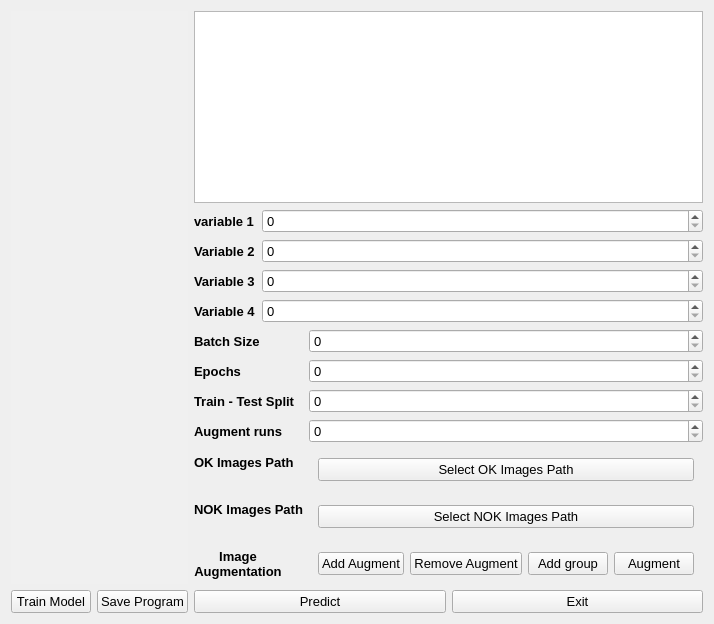
      <widget class="QWidget" name="ScreenDLProgramEditor">
       <layout class="QVBoxLayout" name="verticalLayout_12">
        <item>
         <layout class="QGridLayout" name="gridLayoutScreenDLProgramEditor">
          <item row="3" column="2">
           <widget class="QPushButton" name="pushButtonDLProgramPredict">
            <property name="font">
             <font>
              <pointsize>10</pointsize>
             </font>
            </property>
            <property name="text">
             <string>Predict</string>
            </property>
           </widget>
          </item>
          <item row="2" column="2" colspan="2">
           <layout class="QFormLayout" name="formLayoutScreenDLProgramEditor">
            <item row="0" column="0">
             <widget class="QLabel" name="labelDLProgramBatchSize">
              <property name="font">
               <font>
                <pointsize>10</pointsize>
                <weight>75</weight>
                <bold>true</bold>
               </font>
              </property>
              <property name="text">
               <string>Batch Size</string>
              </property>
             </widget>
            </item>
            <item row="0" column="1">
             <widget class="QSpinBox" name="spinBoxDLProgramBatchSize">
              <property name="font">
               <font>
                <pointsize>10</pointsize>
               </font>
              </property>
             </widget>
            </item>
            <item row="1" column="0">
             <widget class="QLabel" name="labelDLProgramEpochs">
              <property name="font">
               <font>
                <pointsize>10</pointsize>
                <weight>75</weight>
                <bold>true</bold>
               </font>
              </property>
              <property name="text">
               <string>Epochs</string>
              </property>
             </widget>
            </item>
            <item row="1" column="1">
             <widget class="QSpinBox" name="spinBoxDLProgramEpochs">
              <property name="font">
               <font>
                <pointsize>10</pointsize>
               </font>
              </property>
             </widget>
            </item>
            <item row="2" column="0">
             <widget class="QLabel" name="labelDLProgramTrainTestSplit">
              <property name="font">
               <font>
                <pointsize>10</pointsize>
                <weight>75</weight>
                <bold>true</bold>
               </font>
              </property>
              <property name="text">
               <string>Train - Test Split</string>
              </property>
             </widget>
            </item>
            <item row="2" column="1">
             <widget class="QSpinBox" name="spinBoxDLProgramTrainTestSplit">
              <property name="font">
               <font>
                <pointsize>10</pointsize>
               </font>
              </property>
             </widget>
            </item>
            <item row="4" column="0">
             <widget class="QLabel" name="labelDLProgramTrainPath">
              <property name="font">
               <font>
                <pointsize>10</pointsize>
                <weight>75</weight>
                <bold>true</bold>
               </font>
              </property>
              <property name="text">
               <string>OK Images Path</string>
              </property>
             </widget>
            </item>
            <item row="4" column="1">
             <widget class="QWidget" name="widgetDLProgramTrainPath" native="true">
              <layout class="QVBoxLayout" name="verticalLayout_13">
               <item>
                <widget class="QPushButton" name="pushButtonDLProgramOKPath">
                 <property name="font">
                  <font>
                   <pointsize>10</pointsize>
                  </font>
                 </property>
                 <property name="text">
                  <string>Select OK Images Path</string>
                 </property>
                </widget>
               </item>
              </layout>
             </widget>
            </item>
            <item row="5" column="0">
             <widget class="QLabel" name="labelDLProgramTestPath">
              <property name="font">
               <font>
                <pointsize>10</pointsize>
                <weight>75</weight>
                <bold>true</bold>
               </font>
              </property>
              <property name="text">
               <string>NOK Images Path</string>
              </property>
             </widget>
            </item>
            <item row="5" column="1">
             <widget class="QWidget" name="widgetDLProgramTestPath" native="true">
              <layout class="QVBoxLayout" name="verticalLayout_14">
               <item>
                <widget class="QPushButton" name="pushButtonDLProgramNOKPath">
                 <property name="font">
                  <font>
                   <pointsize>10</pointsize>
                  </font>
                 </property>
                 <property name="text">
                  <string>Select NOK Images Path</string>
                 </property>
                </widget>
               </item>
              </layout>
             </widget>
            </item>
            <item row="6" column="0">
             <widget class="QLabel" name="labelDLProgramAugment">
              <property name="font">
               <font>
                <pointsize>10</pointsize>
                <weight>75</weight>
                <bold>true</bold>
               </font>
              </property>
              <property name="text">
               <string>Image
Augmentation</string>
              </property>
              <property name="alignment">
               <set>Qt::AlignCenter</set>
              </property>
             </widget>
            </item>
            <item row="6" column="1">
             <widget class="QWidget" name="widgetDLProgramAugment" native="true">
              <layout class="QHBoxLayout" name="horizontalLayout_2">
               <item>
                <widget class="QPushButton" name="pushButtonDLProgramAddAugment">
                 <property name="font">
                  <font>
                   <pointsize>10</pointsize>
                  </font>
                 </property>
                 <property name="text">
                  <string>Add Augment</string>
                 </property>
                </widget>
               </item>
               <item>
                <widget class="QPushButton" name="pushButtonDLProgramRemoveAugment">
                 <property name="font">
                  <font>
                   <pointsize>10</pointsize>
                  </font>
                 </property>
                 <property name="text">
                  <string>Remove Augment</string>
                 </property>
                </widget>
               </item>
               <item>
                <widget class="QPushButton" name="pushButtonDLProgramAddAugmentGroup">
                 <property name="font">
                  <font>
                   <pointsize>10</pointsize>
                  </font>
                 </property>
                 <property name="text">
                  <string>Add group</string>
                 </property>
                </widget>
               </item>
               <item>
                <widget class="QPushButton" name="pushButtonDLProgramAugment">
                 <property name="font">
                  <font>
                   <pointsize>10</pointsize>
                  </font>
                 </property>
                 <property name="text">
                  <string>Augment</string>
                 </property>
                </widget>
               </item>
              </layout>
             </widget>
            </item>
            <item row="3" column="0">
             <widget class="QLabel" name="labelDLProgramAugmentRuns">
              <property name="font">
               <font>
                <pointsize>10</pointsize>
                <weight>75</weight>
                <bold>true</bold>
               </font>
              </property>
              <property name="text">
               <string>Augment runs</string>
              </property>
             </widget>
            </item>
            <item row="3" column="1">
             <widget class="QSpinBox" name="spinBoxDLProgramAugmentRuns">
              <property name="font">
               <font>
                <pointsize>10</pointsize>
               </font>
              </property>
             </widget>
            </item>
           </layout>
          </item>
          <item row="0" column="0" rowspan="3" colspan="2">
           <widget class="QLabel" name="labelImageScreenDLProgramEditor">
            <property name="palette">
             <palette>
              <active>
               <colorrole role="Base">
                <brush brushstyle="SolidPattern">
                 <color alpha="255">
                  <red>240</red>
                  <green>240</green>
                  <blue>240</blue>
                 </color>
                </brush>
               </colorrole>
               <colorrole role="Window">
                <brush brushstyle="SolidPattern">
                 <color alpha="255">
                  <red>240</red>
                  <green>240</green>
                  <blue>240</blue>
                 </color>
                </brush>
               </colorrole>
              </active>
              <inactive>
               <colorrole role="Base">
                <brush brushstyle="SolidPattern">
                 <color alpha="255">
                  <red>240</red>
                  <green>240</green>
                  <blue>240</blue>
                 </color>
                </brush>
               </colorrole>
               <colorrole role="Window">
                <brush brushstyle="SolidPattern">
                 <color alpha="255">
                  <red>240</red>
                  <green>240</green>
                  <blue>240</blue>
                 </color>
                </brush>
               </colorrole>
              </inactive>
              <disabled>
               <colorrole role="Base">
                <brush brushstyle="SolidPattern">
                 <color alpha="255">
                  <red>240</red>
                  <green>240</green>
                  <blue>240</blue>
                 </color>
                </brush>
               </colorrole>
               <colorrole role="Window">
                <brush brushstyle="SolidPattern">
                 <color alpha="255">
                  <red>240</red>
                  <green>240</green>
                  <blue>240</blue>
                 </color>
                </brush>
               </colorrole>
              </disabled>
             </palette>
            </property>
            <property name="autoFillBackground">
             <bool>true</bool>
            </property>
            <property name="text">
             <string/>
            </property>
           </widget>
          </item>
          <item row="3" column="3">
           <widget class="QPushButton" name="pushButtonDLProgramExit">
            <property name="font">
             <font>
              <pointsize>10</pointsize>
             </font>
            </property>
            <property name="text">
             <string>Exit</string>
            </property>
           </widget>
          </item>
          <item row="0" column="2" colspan="2">
           <widget class="QTreeView" name="treeViewDLProgramEditor">
            <property name="font">
             <font>
              <pointsize>12</pointsize>
             </font>
            </property>
            <attribute name="headerVisible">
             <bool>false</bool>
            </attribute>
           </widget>
          </item>
          <item row="3" column="1">
           <widget class="QPushButton" name="pushButtonDLProgramSave">
            <property name="font">
             <font>
              <pointsize>10</pointsize>
             </font>
            </property>
            <property name="text">
             <string>Save Program</string>
            </property>
           </widget>
          </item>
          <item row="3" column="0">
           <widget class="QPushButton" name="pushButtonDLProgramTrain">
            <property name="font">
             <font>
              <pointsize>10</pointsize>
             </font>
            </property>
            <property name="text">
             <string>Train Model</string>
            </property>
           </widget>
          </item>
          <item row="1" column="2" colspan="2">
           <layout class="QFormLayout" name="formLayoutAugmentScreenDLProgramEditor">
            <item row="0" column="0">
             <widget class="QLabel" name="labelVariable1DLProgramEditor">
              <property name="font">
               <font>
                <pointsize>10</pointsize>
                <weight>75</weight>
                <bold>true</bold>
               </font>
              </property>
              <property name="text">
               <string>variable 1</string>
              </property>
             </widget>
            </item>
            <item row="0" column="1">
             <widget class="QSpinBox" name="spinBoxVariable1DLProgramEditor">
              <property name="enabled">
               <bool>true</bool>
              </property>
              <property name="font">
               <font>
                <pointsize>10</pointsize>
               </font>
              </property>
             </widget>
            </item>
            <item row="1" column="0">
             <widget class="QLabel" name="labelVariable2DLProgramEditor">
              <property name="font">
               <font>
                <pointsize>10</pointsize>
                <weight>75</weight>
                <bold>true</bold>
               </font>
              </property>
              <property name="text">
               <string>Variable 2</string>
              </property>
             </widget>
            </item>
            <item row="1" column="1">
             <widget class="QSpinBox" name="spinBoxVariable2DLProgramEditor">
              <property name="font">
               <font>
                <pointsize>10</pointsize>
               </font>
              </property>
             </widget>
            </item>
            <item row="2" column="0">
             <widget class="QLabel" name="labelVariable3DLProgramEditor">
              <property name="font">
               <font>
                <pointsize>10</pointsize>
                <weight>75</weight>
                <bold>true</bold>
               </font>
              </property>
              <property name="text">
               <string>Variable 3</string>
              </property>
             </widget>
            </item>
            <item row="2" column="1">
             <widget class="QSpinBox" name="spinBoxVariable3DLProgramEditor">
              <property name="font">
               <font>
                <pointsize>10</pointsize>
               </font>
              </property>
             </widget>
            </item>
            <item row="3" column="0">
             <widget class="QLabel" name="labelVariable4DLProgramEditor">
              <property name="font">
               <font>
                <pointsize>10</pointsize>
                <weight>75</weight>
                <bold>true</bold>
               </font>
              </property>
              <property name="text">
               <string>Variable 4</string>
              </property>
             </widget>
            </item>
            <item row="3" column="1">
             <widget class="QSpinBox" name="spinBoxVariable4DLProgramEditor">
              <property name="font">
               <font>
                <pointsize>10</pointsize>
               </font>
              </property>
             </widget>
            </item>
           </layout>
          </item>
         </layout>
        </item>
       </layout>
      </widget>
